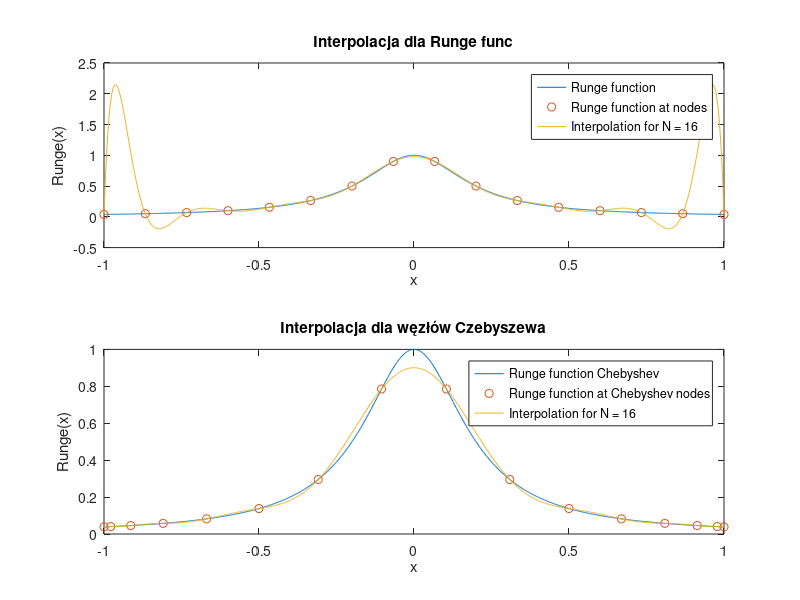

This chart was generated by the following MATLAB code:
function [nodes_Chebyshev, V, V2, original_Runge, interpolated_Runge, interpolated_Runge_Chebyshev] = zadanie2()
% nodes_Chebyshev - wektor wierszowy zawierający N=16 węzłów Czebyszewa drugiego rodzaju
% V - macierz Vandermonde obliczona dla 16 węzłów interpolacji rozmieszczonych równomiernie w przedziale [-1,1]
% V2 - macierz Vandermonde obliczona dla węzłów interpolacji zdefiniowanych w wektorze nodes_Chebyshev
% original_Runge - wektor wierszowy zawierający wartości funkcji Runge dla wektora x_fine=linspace(-1, 1, 1000)
% interpolated_Runge - wektor wierszowy wartości funkcji interpolującej określonej dla równomiernie rozmieszczonych węzłów interpolacji
% interpolated_Runge_Chebyshev - wektor wierszowy wartości funkcji interpolującej wyznaczonej
%       przy zastosowaniu 16 węzłów Czebyszewa zawartych w nodes_Chebyshev 
    N = 16;
    x_fine = linspace(-1, 1, 1000);
    V = vandermonde_matrix(N);
    nodes_norm = linspace(-1,1,N);
    %interpolation_nodes = linspace(-1, 1, N);
    original_Runge = runge_func(x_fine);
    original_Runge = original_Runge';

    runge_norm = runge_func(nodes_norm);
    c_runge_norm = V \ runge_norm;
    interpolated_Runge = polyval(flipud(c_runge_norm), x_fine);

     nodes_Chebyshev = get_Chebyshev_nodes(N);
     V2 = vandermonde_matrix2(N, nodes_Chebyshev);
     runge_chebyshev = runge_func(nodes_Chebyshev);
     c_runge_chebyshev = V2 \ runge_chebyshev;
     interpolated_Runge_Chebyshev = polyval(flipud(c_runge_chebyshev), x_fine);

     figure;

    subplot(2,1,1);
    plot(x_fine, original_Runge, 'DisplayName', 'Runge function');
    hold on;
    plot(nodes_norm, runge_norm, 'o', 'DisplayName', 'Runge function at nodes');
    plot(x_fine, interpolated_Runge, 'DisplayName', 'Interpolation for N = 16');
    hold off;
    xlabel('x');
    ylabel('Runge(x)');
    title('Interpolacja dla Runge func');
    legend;
    
    % Wykres dla węzłów Czebyszewa
    subplot(2,1,2);
    plot(x_fine, original_Runge, 'DisplayName', 'Runge function Chebyshev');
    hold on;
    plot(nodes_Chebyshev, runge_chebyshev, 'o', 'DisplayName', 'Runge function at Chebyshev nodes');
    plot(x_fine, interpolated_Runge_Chebyshev, 'DisplayName', 'Interpolation for N = 16');
    hold off;
    title('Interpolacja dla węzłów Czebyszewa');
    xlabel('x');
    ylabel('Runge(x)');
    legend;

    print -dpng zadanie2.png 

end

function nodes = get_Chebyshev_nodes(N)
    % oblicza N węzłów Czebyszewa drugiego rodzaju
    for k = 0:N-1
        nodes(k+1) = cos(k * pi/(N - 1));
    end
end

function V = vandermonde_matrix(N)
    x_coarse = linspace(-1,1,N);
    V = zeros(N);
    for i = 1:N
        V(:,i) = x_coarse.^(i-1);
    end
end

function V2 = vandermonde_matrix2(N, nodes_Chebyshev)
    V2 = zeros(N);
    for i = 1:N
        V2(:,i) = nodes_Chebyshev.^(i-1);
    end
end

function runge = runge_func(x)
    runge = (1 ./ (1 + 25 * x.^2))';
end
